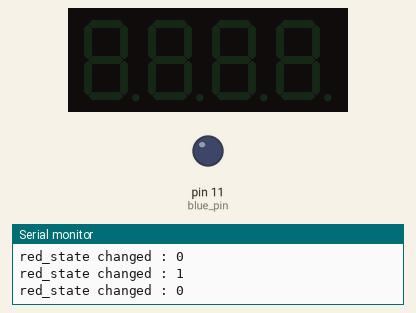
This sketch was run on a simulated Arduino Uno, built with avr-gcc and run on an emulated ATmega328P. Parts: 4-digit seven-segment display, output pins drawn as LEDs (lit = HIGH), the last lines printed to the serial monitor. Wiring (inferred from the names in the program): TM1637 display: clock pin 9; DIO pin 10. Pins used as bus, display or sensor lines are not drawn.

Above: at 3.5 s.
At 10.5 s:
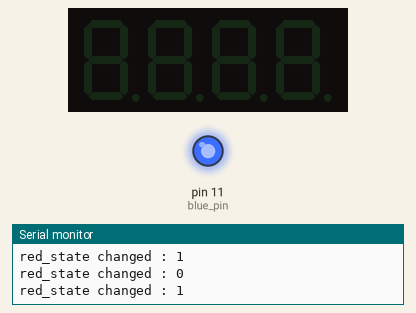
Timing chart, 0 to 18.2 s (numbered marks = the images above):
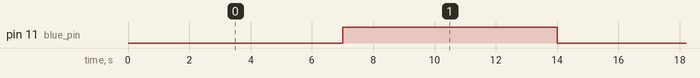

Measured:
- by itself, pin 11 (blue_pin): alternates HIGH for 7.0 s and LOW for 7.0 s

The sketch:

millis-keeping-track-of-multiple-outputs.ino
```cpp
/*
  Programmed by Nathan Villicana-Shaw in the Fall of 2017
 */

// one constant to keep track of each color of our RGB LED
const int red_pin = 9;
const int green_pin = 10;
const int blue_pin = 11;

// one variable to keep track of the blink times of each color
int red_t = 100;
int green_t = 1500;
int blue_t = 7000;

// to keep track of when each color last changed state
unsigned long red_last_blink = 0;
unsigned long green_last_blink = 0;
unsigned long blue_last_blink = 0;

// to keep track of each colors state
boolean red_state = false;
boolean green_state = false;
boolean blue_state = false;

void setup() {
  Serial.begin(57600);
  pinMode(red_pin, OUTPUT);
  pinMode(green_pin, OUTPUT);
  pinMode(blue_pin, OUTPUT);
}

void loop() {
  unsigned long now = millis(); // out current time
  // if it has been longer than our alloted blink time, change the state of our led
  if (now > red_last_blink + red_t) {
    red_state = !red_state;
    digitalWrite(red_pin, red_state);
    Serial.print("red_state changed : ");
    Serial.println(red_state);
    red_last_blink = now;
  }
  if (now > green_last_blink + green_t) {
    green_state = !green_state;
    digitalWrite(green_pin, green_state);
    Serial.print("green_state changed : ");
    Serial.println(green_state);
    green_last_blink = now;
  }
  if (now > blue_last_blink + blue_t) {
    blue_state = !blue_state;
    digitalWrite(blue_pin, blue_state);
    Serial.print("blue_state changed : ");
    Serial.println(blue_state);
    blue_last_blink = now;
  }
}
```
